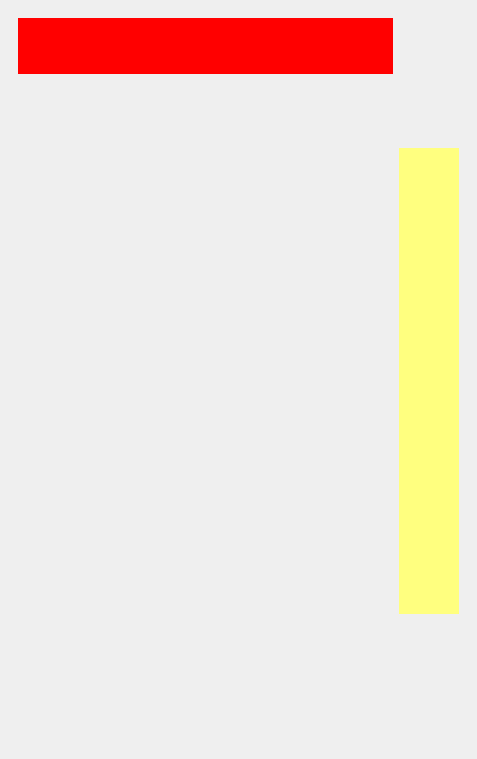
<?xml version="1.0" encoding="UTF-8"?>
<ui version="4.0">
 <class>MainWindow</class>
 <widget class="QMainWindow" name="MainWindow">
  <property name="geometry">
   <rect>
    <x>0</x>
    <y>0</y>
    <width>477</width>
    <height>759</height>
   </rect>
  </property>
  <property name="windowTitle">
   <string>MainWindow</string>
  </property>
  <widget class="QWidget" name="centralwidget">
   <layout class="QHBoxLayout" name="horizontalLayout_2">
    <item>
     <widget class="QWidget" name="widget_6" native="true">
      <layout class="QHBoxLayout" name="horizontalLayout">
       <item>
        <layout class="QVBoxLayout" name="verticalLayout">
         <property name="spacing">
          <number>0</number>
         </property>
         <item>
          <widget class="QWidget" name="widget" native="true">
           <property name="minimumSize">
            <size>
             <width>375</width>
             <height>54</height>
            </size>
           </property>
           <property name="styleSheet">
            <string notr="true">background-color: rgb(255, 0, 0);</string>
           </property>
          </widget>
         </item>
         <item>
          <widget class="QWidget" name="widget_2" native="true">
           <property name="sizePolicy">
            <sizepolicy hsizetype="MinimumExpanding" vsizetype="Preferred">
             <horstretch>0</horstretch>
             <verstretch>0</verstretch>
            </sizepolicy>
           </property>
           <property name="minimumSize">
            <size>
             <width>375</width>
             <height>667</height>
            </size>
           </property>
          </widget>
         </item>
        </layout>
       </item>
       <item>
        <layout class="QVBoxLayout" name="verticalLayout_2">
         <property name="spacing">
          <number>0</number>
         </property>
         <item>
          <widget class="QWidget" name="widget_3" native="true">
           <property name="minimumSize">
            <size>
             <width>56</width>
             <height>130</height>
            </size>
           </property>
          </widget>
         </item>
         <item>
          <widget class="QWidget" name="widget_4" native="true">
           <property name="sizePolicy">
            <sizepolicy hsizetype="MinimumExpanding" vsizetype="Preferred">
             <horstretch>0</horstretch>
             <verstretch>0</verstretch>
            </sizepolicy>
           </property>
           <property name="minimumSize">
            <size>
             <width>56</width>
             <height>466</height>
            </size>
           </property>
           <property name="styleSheet">
            <string notr="true">background-color: rgb(255, 255, 127);</string>
           </property>
          </widget>
         </item>
         <item>
          <widget class="QWidget" name="widget_5" native="true">
           <property name="minimumSize">
            <size>
             <width>56</width>
             <height>125</height>
            </size>
           </property>
          </widget>
         </item>
        </layout>
       </item>
      </layout>
     </widget>
    </item>
   </layout>
  </widget>
 </widget>
 <resources/>
 <connections/>
</ui>
